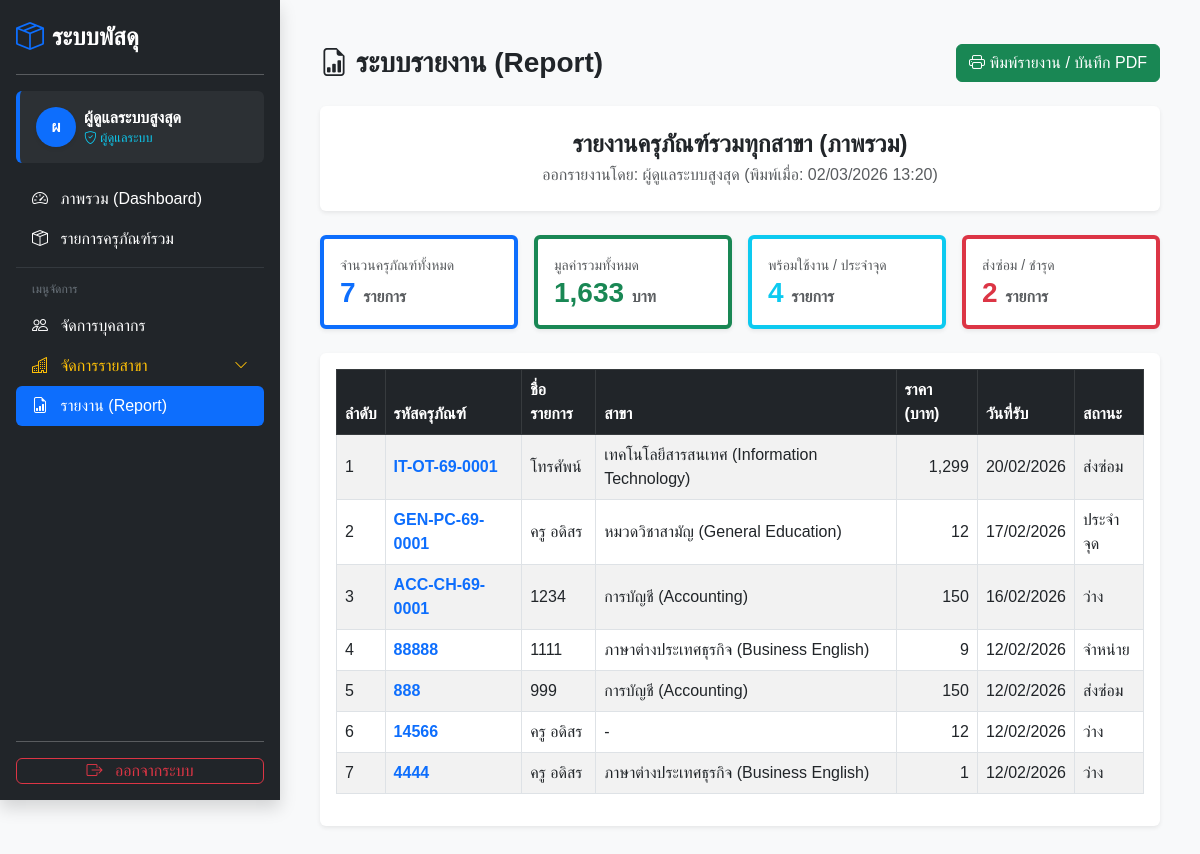
/report.php (signed in), run on the app's committed database.
### tables this page shows
CREATE TABLE `assets` (
  `id` int(11) NOT NULL,
  `asset_code` varchar(50) NOT NULL,
  `asset_name` varchar(100) NOT NULL,
  `category` varchar(50) NOT NULL,
  `location` varchar(100) DEFAULT NULL,
  `description` text DEFAULT NULL,
  `price` decimal(10,2) DEFAULT 0.00,
  `received_date` date DEFAULT NULL,
  `status` enum('available','in_use','repair','disposed','stationed') NOT NULL DEFAULT 'available',
  `image` varchar(255) DEFAULT NULL,
  `borrowed_by` varchar(100) DEFAULT NULL,
  `current_user_id` int(11) DEFAULT NULL,
  `updated_at` timestamp NOT NULL DEFAULT current_timestamp() ON UPDATE current_timestamp(),
  `department_id` int(11) DEFAULT NULL,
  `serial_number` varchar(100) DEFAULT NULL,
  `cost` decimal(10,2) DEFAULT 0.00,
  `useful_life` int(11) DEFAULT 5,
  `salvage_value` decimal(10,2) DEFAULT 1.00,
  `category_id` int(11) DEFAULT NULL
);

CREATE TABLE `departments` (
  `id` int(11) NOT NULL,
  `code` varchar(10) NOT NULL,
  `name` varchar(100) NOT NULL,
  `contact_person` varchar(150) DEFAULT 'เจ้าหน้าที่สาขา'
);

### report.php (the view, shortened to what this page needs)
<?php
require 'db.php';
$myRole = $_SESSION['role'];
$myName = $_SESSION['fullname'];
if ($myRole == 'admin') {
    $sql = "SELECT a.*, d.name as dept_name FROM assets a LEFT JOIN departments d ON a.department_id = d.id ORDER BY a.id DESC";
    $stmt = $pdo->prepare($sql);
    $stmt->execute();
    $report_title = "รายงานครุภัณฑ์รวมทุกสาขา (ภาพรวม)";
}
$assets = $stmt->fetchAll(PDO::FETCH_ASSOC);
$total_items = count($assets);
$total_price = 0;
$status_count = ['available' => 0, 'stationed' => 0, 'in_use' => 0, 'repair' => 0, 'disposed' => 0];
foreach ($assets as $a) {
    $total_price += $a['price'];
    if(isset($status_count[$a['status']])) {
        $status_count[$a['status']]++;
    }
}
?>
<!DOCTYPE html>
<html lang="th">
<head>
    <link href="https://cdn.jsdelivr.net/npm/bootstrap@5.3.0/dist/css/bootstrap.min.css" rel="stylesheet">
    <link rel="stylesheet" href="https://cdn.jsdelivr.net/npm/bootstrap-icons@1.11.0/font/bootstrap-icons.css">
</head>
<body>
    <div class="no-print">
        <?php include 'sidebar.php'; ?>
    </div>
    <div class="main-content">
        <div class="container-fluid py-4">
            <div class="d-flex justify-content-between align-items-center mb-4 no-print">
                <h3 class="fw-bold m-0"><i class="bi bi-file-earmark-bar-graph"></i> ระบบรายงาน (Report)</h3>
                <button onclick="window.print()" class="btn btn-success"><i class="bi bi-printer"></i> พิมพ์รายงาน / บันทึก PDF</button>
            </div>
            <div class="card shadow-sm border-0 mb-4">
                <div class="card-body text-center p-4">
                    <h4 class="fw-bold mb-1"><?= $report_title ?></h4>
                    <p class="text-muted mb-0">ออกรายงานโดย: <?= $myName ?> (พิมพ์เมื่อ: <?= date('d/m/Y H:i') ?>)</p>
                </div>
            </div>
            <div class="row g-3 mb-4">
                <div class="col-md-3">
                    <div class="card shadow-sm h-100 p-3 border-start border-4 border-primary">
                        <small class="text-muted">จำนวนครุภัณฑ์ทั้งหมด</small>
                        <h3 class="fw-bold text-primary mb-0"><?= $total_items ?> <span class="fs-6 text-muted">รายการ</span></h3>
                    </div>
                </div>
                <div class="col-md-3">
                    <div class="card shadow-sm h-100 p-3 border-start border-4 border-success">
                        <small class="text-muted">มูลค่ารวมทั้งหมด</small>
                        <h3 class="fw-bold text-success mb-0"><?= number_format($total_price) ?> <span class="fs-6 text-muted">บาท</span></h3>
                    </div>
                </div>
                <div class="col-md-3">
                    <div class="card shadow-sm h-100 p-3 border-start border-4 border-info">
                        <small class="text-muted">พร้อมใช้งาน / ประจำจุด</small>
                        <h3 class="fw-bold text-info mb-0"><?= $status_count['available'] + $status_count['stationed'] ?> <span class="fs-6 text-muted">รายการ</span></h3>
                    </div>
                </div>
                <div class="col-md-3">
                    <div class="card shadow-sm h-100 p-3 border-start border-4 border-danger">
                        <small class="text-muted">ส่งซ่อม / ชำรุด</small>
                        <h3 class="fw-bold text-danger mb-0"><?= $status_count['repair'] ?> <span class="fs-6 text-muted">รายการ</span></h3>
                    </div>
                </div>
            </div>
            <div class="card shadow-sm border-0">
                <div class="card-body">
                    <table class="table table-bordered table-striped align-middle">
                        <thead class="table-dark">
                            <tr>
                                <th>ลำดับ</th>
                                <th>รหัสครุภัณฑ์</th>
                                <th>ชื่อรายการ</th>
                                <?php if($myRole == 'admin') echo "<th>สาขา</th>"; ?>
                                <th>ราคา (บาท)</th>
                                <th>วันที่รับ</th>
                                <th>สถานะ</th>
                            </tr>
                        </thead>
                        <tbody>
                            <?php $i=1; foreach($assets as $a): ?>
                            <tr>
                                <td><?= $i++ ?></td>
                                <td class="fw-bold text-primary"><?= $a['asset_code'] ?></td>
                                <td><?= $a['asset_name'] ?></td>
                                <?php if($myRole == 'admin') echo "<td>".($a['dept_name'] ?: '-')."</td>"; ?>
                                <td class="text-end"><?= number_format($a['price']) ?></td>
                                <td><?= date('d/m/Y', strtotime($a['received_date'])) ?></td>
                                <td>
                                    <?php
                                        $s = $a['status'];
                                        if($s=='available') echo 'ว่าง';
                                        elseif($s=='stationed') echo 'ประจำจุด';
                                        elseif($s=='in_use') echo 'ถูกยืม';
                                        elseif($s=='repair') echo 'ส่งซ่อม';
                                        elseif($s=='disposed') echo 'จำหน่าย';
                                    ?>
                                </td>
                            </tr>
                            <?php endforeach; ?>
                        </tbody>
                    </table>
                </div>
            </div>
        </div>
    </div>
</body>
</html>

### report.php (style rules this page uses)
body { background-color: #f8f9fa; font-family: 'Sarabun', sans-serif; }

### sidebar.php (style rules this page uses)
body { display: flex !important; flex-direction: row !important; min-height: 100vh; margin: 0; overflow-x: hidden; }
#sidebar-wrapper + div, .main-content, .container-fluid { flex-grow: 1; width: 100%; padding: 20px; overflow-y: auto; }

### data on the page
assets: $status_count['available'] + $status_count['stationed'] "4", useful_life "2", asset_code "ACC-CH-69-0001", asset_name "1234", department.name "การบัญชี (Accounting)", price "150", received_date "16/02/2026", status "ว่าง"
assets: asset_code "IT-OT-69-0001", asset_name "โทรศัพน์", department.name "เทคโนโลยีสารสนเทศ (Information Technology)", price "1,299", received_date "20/02/2026", status "ส่งซ่อม"
assets: asset_code "GEN-PC-69-0001", asset_name "ครู อดิสร", department.name "หมวดวิชาสามัญ (General Education)", price "12", received_date "17/02/2026", status "ประจำจุด"
assets: asset_code "88888", asset_name "1111", department.name "ภาษาต่างประเทศธุรกิจ (Business English)", price "9", received_date "12/02/2026", status "จำหน่าย"
assets: asset_code "888", asset_name "999", department.name "การบัญชี (Accounting)", price "150", received_date "12/02/2026", status "ส่งซ่อม"
assets: asset_code "14566", asset_name "ครู อดิสร", dept_name "-", price "12", received_date "12/02/2026", status "ว่าง"
assets: asset_code "4444", asset_name "ครู อดิสร", department.name "ภาษาต่างประเทศธุรกิจ (Business English)", price "1", received_date "12/02/2026", status "ว่าง"

### other printed values
mb_substr($user_name, 0, 1) "ผ"
$user_name "ผู้ดูแลระบบสูงสุด"
$report_title "รายงานครุภัณฑ์รวมทุกสาขา (ภาพรวม)"
$myName "ผู้ดูแลระบบสูงสุด"
$total_items "7"
$total_price "1,633"
